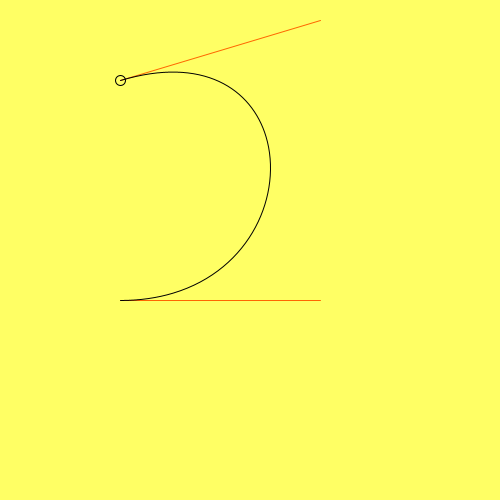
Frame 1 (no input)
Frame 60 (the mouse pressed at the canvas centre just before this capture): identical to frame 1, image omitted
Frame 120 (the mouse held since frame 60 and released just before this capture): identical to frame 1, image omitted

The Processing sketch that drew this single still picture (run headless with seeded random() and noise(); from frame 60 on, the mouse is pressed at the canvas centre):

// Processing sketch: week12_04_bezier_fo_t
// ── week12_04_bezier_fo_t.pde
//week12_04_bezier_fo_t
void setup() {
  size(500, 500);
}
PVector p0 = new PVector(120, 80);
PVector p1 = new PVector(320, 20);
PVector p2 = new PVector(320, 300);
PVector p3 = new PVector(120, 300);
float t0 =0.0;
void draw() {
  background(255, 255, 100);
  noFill();
  stroke(255, 102, 0);
  line(120, 80, 320, 20);
  line(320, 300, 120, 300);
  stroke(0, 0, 0);
  bezier(120, 80, 320, 20, 320, 300, 120, 300);
  for (float t =t0; t>=0; t-=0.025) {
    float x = p0.x*(1-t)*(1-t)*(1-t) + 3*p1.x*t*(1-t)*(1-t) + 3*p2.x*t*t*(1-t) + p3.x*t*t*t;
    float y = p0.y*(1-t)*(1-t)*(1-t) + 3*p1.y*t*(1-t)*(1-t) + 3*p2.y*t*t*(1-t) + p3.y*t*t*t;
    ellipse(x, y, 10, 10);
  }
}
void mouseDragged() {
  t0 += 0.01 * (mouseX - pmouseX);
}
